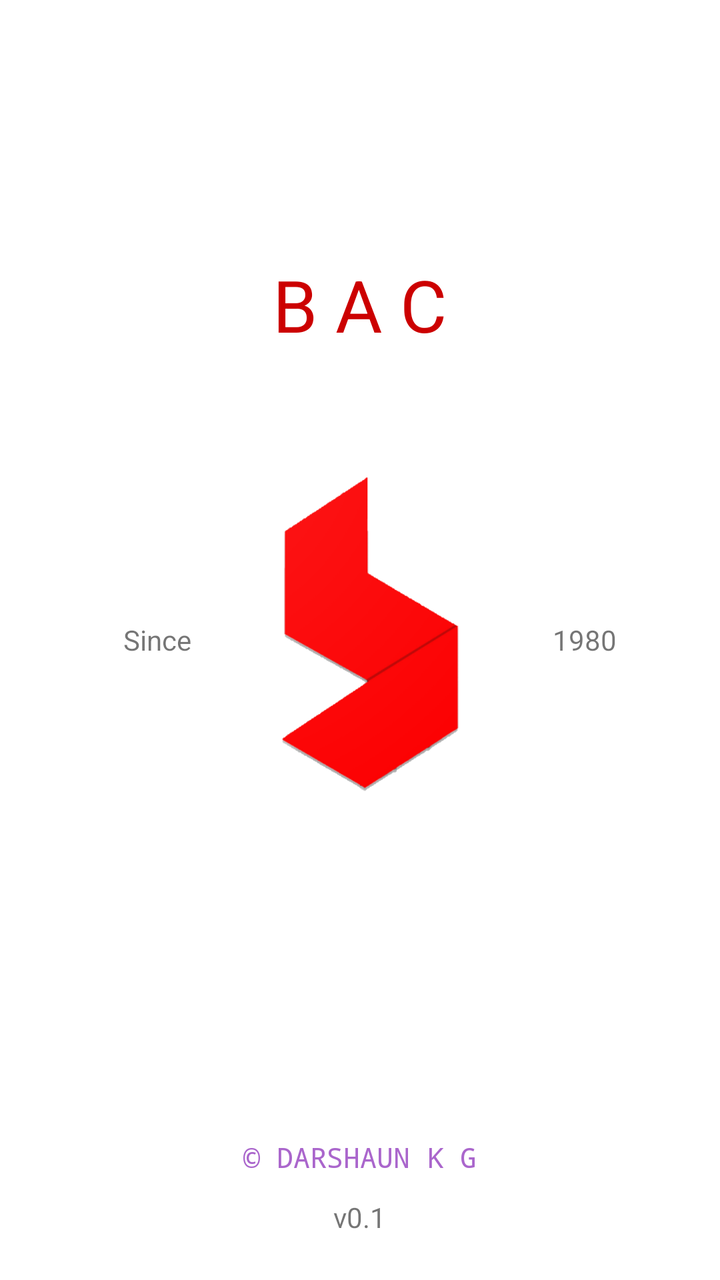
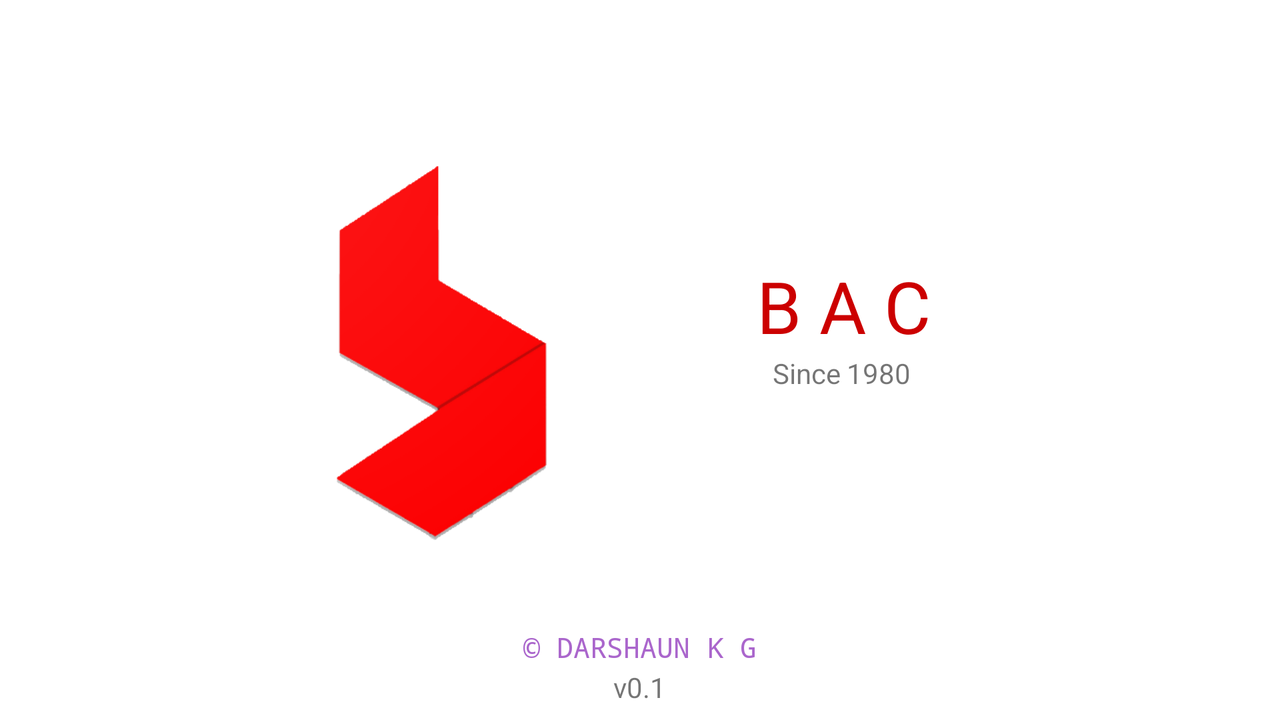

An Android layout and its configuration variant, each rendered on a device that would load it. The default file and the variant file are quoted in full after the pictures.
<!-- AndroidManifest.xml: application theme AppTheme -->
<!-- res/layout/activity_splash.xml -->
<?xml version="1.0" encoding="utf-8"?>
<RelativeLayout xmlns:android="http://schemas.android.com/apk/res/android"
    xmlns:app="http://schemas.android.com/apk/res-auto"
    android:layout_width="match_parent"
    android:layout_height="match_parent"
    xmlns:tools="http://schemas.android.com/tools"
    android:background="@android:color/white"
    android:id="@+id/splash"
    tools:ignore="HardcodedText">

    <ImageView
        android:id="@+id/imgLogo"
        android:layout_width="wrap_content"
        android:layout_height="wrap_content"
        android:layout_centerInParent="true"
        android:src="@drawable/bac_logo" />

    <TextView
        android:id="@+id/textView36"
        android:layout_width="wrap_content"
        android:layout_height="wrap_content"
        android:layout_alignParentBottom="true"
        android:layout_centerHorizontal="true"
        android:layout_marginBottom="52dp"
        android:fontFamily="monospace"
        android:text="\u00A9 DARSHAUN K G"
        android:textAlignment="center"
        android:textColor="@android:color/holo_purple" />

    <TextView
        android:id="@+id/textView37"
        android:layout_width="wrap_content"
        android:layout_height="wrap_content"
        android:layout_alignTop="@+id/imgLogo"
        android:layout_centerHorizontal="true"
        android:layout_marginTop="128dp"
        android:text="B A C"
        android:textColor="@android:color/holo_red_dark"
        android:textSize="36sp" />

    <TextView
        android:id="@+id/textView41"
        android:layout_width="wrap_content"
        android:layout_height="wrap_content"
        android:layout_centerVertical="true"
        android:layout_marginEnd="26dp"
        android:layout_toStartOf="@+id/textView36"
        android:text="Since" />

    <TextView
        android:id="@+id/textView42"
        android:layout_width="wrap_content"
        android:layout_height="wrap_content"
        android:layout_alignBaseline="@+id/textView41"
        android:layout_alignBottom="@+id/textView41"
        android:layout_marginStart="38dp"
        android:layout_toEndOf="@+id/textView36"
        android:text="1980" />

    <TextView
        android:id="@+id/textView33"
        android:layout_width="wrap_content"
        android:layout_height="wrap_content"
        android:layout_alignBottom="@+id/imgLogo"
        android:layout_centerHorizontal="true"
        android:layout_marginBottom="22dp"
        android:text="v0.1" />

</RelativeLayout>
<!-- resources referenced by this layout -->
<resources>
  <!-- drawable bac_logo: png bitmap (drawable, 24458 bytes) -->
  <style name="AppTheme" parent="Theme.AppCompat.Light.DarkActionBar">
          
          <item name="colorPrimary">@color/colorPrimary</item>
          <item name="colorPrimaryDark">@color/colorPrimaryDark</item>
          <item name="colorAccent">@color/colorAccent</item>
          <item name="android:icon">@drawable/bac_logo</item>
      </style>
</resources>
<!-- res/layout-land/activity_splash.xml (the repository's variant of the layout above) -->
<!-- drawn on the phone turned sideways -->
<?xml version="1.0" encoding="utf-8"?>
<RelativeLayout xmlns:android="http://schemas.android.com/apk/res/android"
    xmlns:app="http://schemas.android.com/apk/res-auto"
    android:layout_width="match_parent"
    android:layout_height="match_parent"
    xmlns:tools="http://schemas.android.com/tools"
    android:background="@android:color/white"
    android:id="@+id/splash"
    tools:ignore="HardcodedText">

    <ImageView
        android:id="@+id/imgLogo"
        android:layout_width="wrap_content"
        android:layout_height="wrap_content"
        android:layout_alignEnd="@+id/textView42"
        android:layout_alignParentTop="true"
        android:layout_marginEnd="26dp"
        android:src="@drawable/bac_logo" />

    <TextView
        android:id="@+id/textView36"
        android:layout_width="wrap_content"
        android:layout_height="wrap_content"
        android:layout_alignParentBottom="true"
        android:layout_centerHorizontal="true"
        android:layout_marginBottom="27dp"
        android:fontFamily="monospace"
        android:text="\u00A9 DARSHAUN K G"
        android:textAlignment="center"
        android:textColor="@android:color/holo_purple" />

    <TextView
        android:id="@+id/textView37"
        android:layout_width="wrap_content"
        android:layout_height="wrap_content"
        android:layout_above="@+id/textView41"
        android:layout_toEndOf="@+id/textView36"
        android:text="B A C"
        android:textColor="@android:color/holo_red_dark"
        android:textSize="36sp" />

    <TextView
        android:id="@+id/textView41"
        android:layout_width="wrap_content"
        android:layout_height="wrap_content"
        android:layout_above="@+id/textView36"
        android:layout_alignStart="@+id/textView37"
        android:layout_marginBottom="118dp"
        android:layout_marginStart="8dp"
        android:text="Since" />

    <TextView
        android:id="@+id/textView42"
        android:layout_width="wrap_content"
        android:layout_height="wrap_content"
        android:layout_alignBaseline="@+id/textView41"
        android:layout_alignBottom="@+id/textView41"
        android:layout_alignEnd="@+id/textView37"
        android:layout_marginEnd="10dp"
        android:text="1980" />

    <TextView
        android:id="@+id/textView34"
        android:layout_width="wrap_content"
        android:layout_height="wrap_content"
        android:layout_alignParentBottom="true"
        android:layout_centerHorizontal="true"
        android:layout_marginBottom="7dp"
        android:text="v0.1" />

</RelativeLayout>
